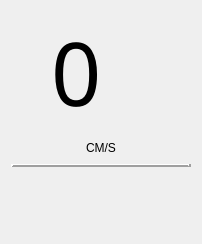
            <widget class="QWidget" name="page_6">
             <layout class="QVBoxLayout" name="verticalLayout_10">
              <item>
               <layout class="QVBoxLayout" name="verticalLayout_status">
                <item>
                 <layout class="QHBoxLayout" name="horizontalLayout_6">
                  <item>
                   <spacer name="horizontalSpacer_8">
                    <property name="orientation">
                     <enum>Qt::Horizontal</enum>
                    </property>
                    <property name="sizeHint" stdset="0">
                     <size>
                      <width>40</width>
                      <height>20</height>
                     </size>
                    </property>
                   </spacer>
                  </item>
                  <item>
                   <widget class="QLabel" name="label_speed">
                    <property name="minimumSize">
                     <size>
                      <width>100</width>
                      <height>100</height>
                     </size>
                    </property>
                    <property name="maximumSize">
                     <size>
                      <width>150</width>
                      <height>150</height>
                     </size>
                    </property>
                    <property name="font">
                     <font>
                      <family>TakaoPGothic</family>
                      <pointsize>66</pointsize>
                     </font>
                    </property>
                    <property name="styleSheet">
                     <string notr="true">QLabel{qproperty-alignment:AlignHCenter;
}</string>
                    </property>
                    <property name="text">
                     <string>0</string>
                    </property>
                   </widget>
                  </item>
                  <item>
                   <spacer name="horizontalSpacer_7">
                    <property name="orientation">
                     <enum>Qt::Horizontal</enum>
                    </property>
                    <property name="sizeHint" stdset="0">
                     <size>
                      <width>40</width>
                      <height>20</height>
                     </size>
                    </property>
                   </spacer>
                  </item>
                 </layout>
                </item>
                <item>
                 <layout class="QHBoxLayout" name="horizontalLayout_8">
                  <item>
                   <spacer name="horizontalSpacer_9">
                    <property name="orientation">
                     <enum>Qt::Horizontal</enum>
                    </property>
                    <property name="sizeHint" stdset="0">
                     <size>
                      <width>40</width>
                      <height>20</height>
                     </size>
                    </property>
                   </spacer>
                  </item>
                  <item>
                   <widget class="QLabel" name="label_4">
                    <property name="maximumSize">
                     <size>
                      <width>40</width>
                      <height>17</height>
                     </size>
                    </property>
                    <property name="styleSheet">
                     <string notr="true">border-color:rgb(239, 41, 41)</string>
                    </property>
                    <property name="text">
                     <string>CM/S</string>
                    </property>
                   </widget>
                  </item>
                  <item>
                   <spacer name="horizontalSpacer_10">
                    <property name="orientation">
                     <enum>Qt::Horizontal</enum>
                    </property>
                    <property name="sizeHint" stdset="0">
                     <size>
                      <width>40</width>
                      <height>20</height>
                     </size>
                    </property>
                   </spacer>
                  </item>
                 </layout>
                </item>
                <item>
                 <widget class="QFrame" name="frame_2">
                  <property name="styleSheet">
                   <string notr="true"/>
                  </property>
                  <property name="frameShape">
                   <enum>QFrame::HLine</enum>
                  </property>
                  <property name="frameShadow">
                   <enum>QFrame::Raised</enum>
                  </property>
                  <property name="lineWidth">
                   <number>3</number>
                  </property>
                 </widget>
                </item>
               </layout>
              </item>
              <item>
               <widget class="QPushButton" name="btn_control">
                <property name="minimumSize">
                 <size>
                  <width>0</width>
                  <height>60</height>
                 </size>
                </property>
                <property name="cursor">
                 <cursorShape>PointingHandCursor</cursorShape>
                </property>
                <property name="styleSheet">
                 <string notr="true">QPushButton:hover{
border-bottom:2px solid rgb(67, 154, 246);
}
QPushButton:checked{
background-color:cyan;
border-bottom:2px solid white 
}
QPushButton:pressed{
background-color:rgb(67, 154, 246)
}
QPushButton{
background-color:rgb(238, 238, 236,0);
border:none; 
padding:0px 0px 0px 0px;
margin:0px 0px 0px 0px;
}</string>
                </property>
                <property name="text">
                 <string/>
                </property>
                <property name="iconSize">
                 <size>
                  <width>32</width>
                  <height>32</height>
                 </size>
                </property>
               </widget>
              </item>
             </layout>
            </widget>
